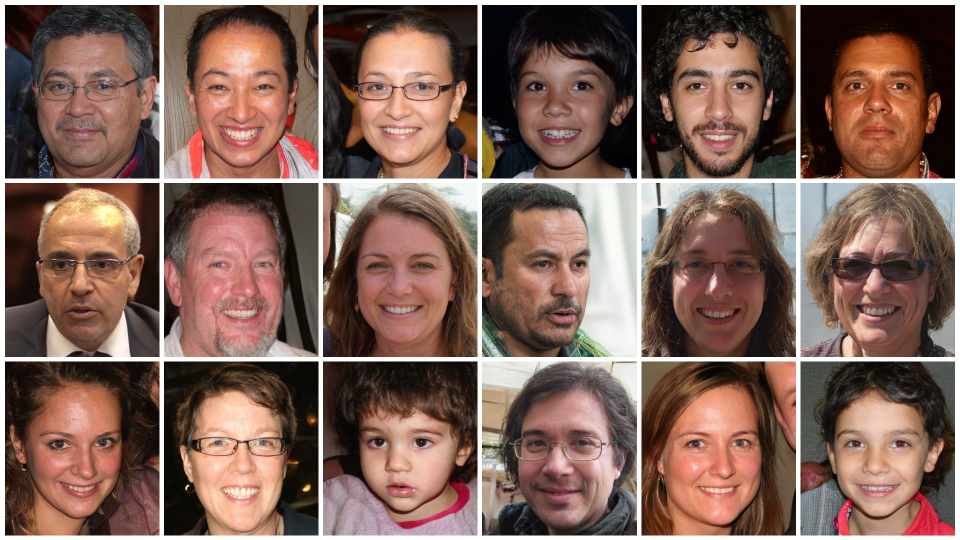
#> input picture Sample images/Mind Grenades - Fake Faces 2.jpg, 1920 x 1080 px (shown at 1/2 size)
$ python identifyFaces.py
#> lines starting #> are read from the running program, lines starting #| are printed output that depends on the picture; after the words box and inside, x2 and y2 are one past the last pixel; in counts of white or black regions, pixels touching at a corner belong together
#> the answer given: Sample images/Mind Grenades - Fake Faces 2.jpg
import os
import cv2
import json
import tkinter as tk
from tkinter import filedialog

def identifyFaces(file_path, display = False):
    #loads the image
#> called with display = True
    try:
        if file_path.lower().endswith(('.png','.jpg','.jpeg')):
            color_img = cv2.imread(file_path)
#> color_img is the input picture: shape (1080, 1920, 3); mean B, G, R 87.7, 98.2, 126.5
        else:
            print("File type not yet supported, sorry :(")
    except Exception as e:
        raise e

    #scales the image
    h = color_img.shape[0] #actual image height
#> h = 1080
    w = color_img.shape[1] #actual image width
#> w = 1920
    if (w/h) > (1280/720): #scale based on width
        color_img = cv2.resize(color_img, (1280, int(1280*h/w)))
    else: #scale based on height
        color_img = cv2.resize(color_img,(int(720*w/h),720))
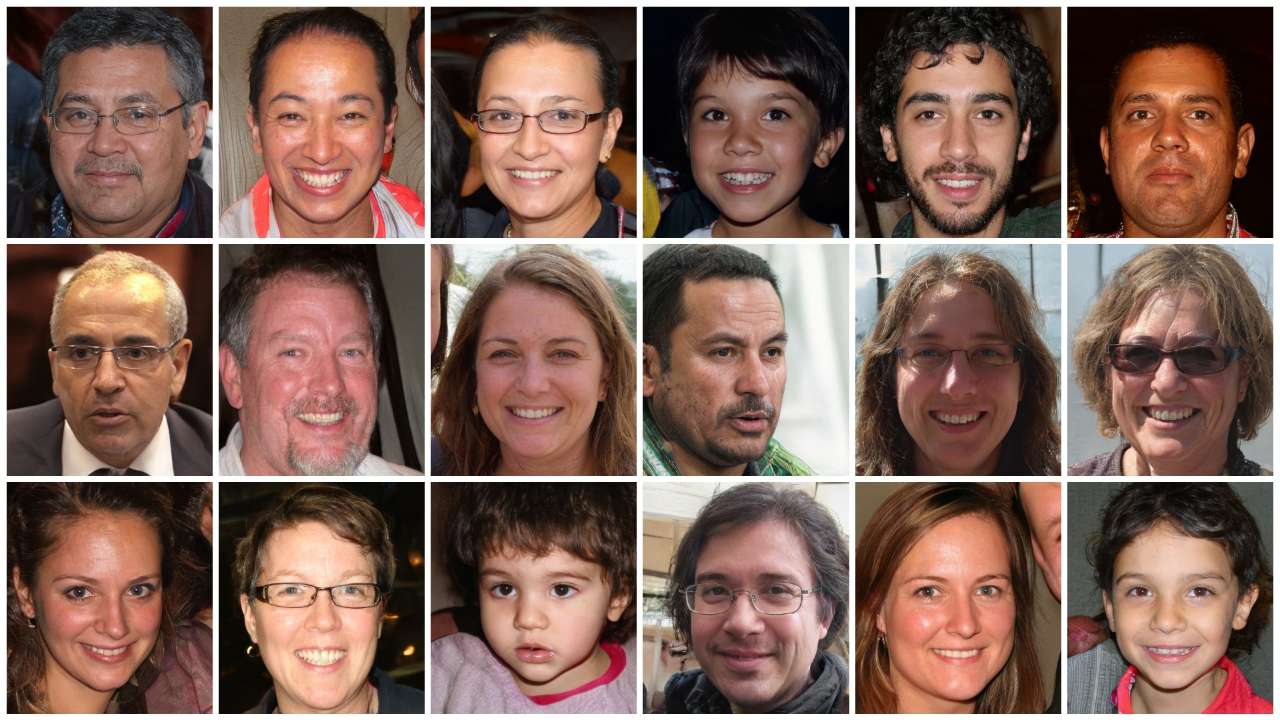
#> color_img: shape (720, 1280, 3); mean B, G, R 87.7, 98.1, 126.5

    #convert to grayscale
    gray_img = cv2.cvtColor(color_img,cv2.COLOR_BGR2GRAY)
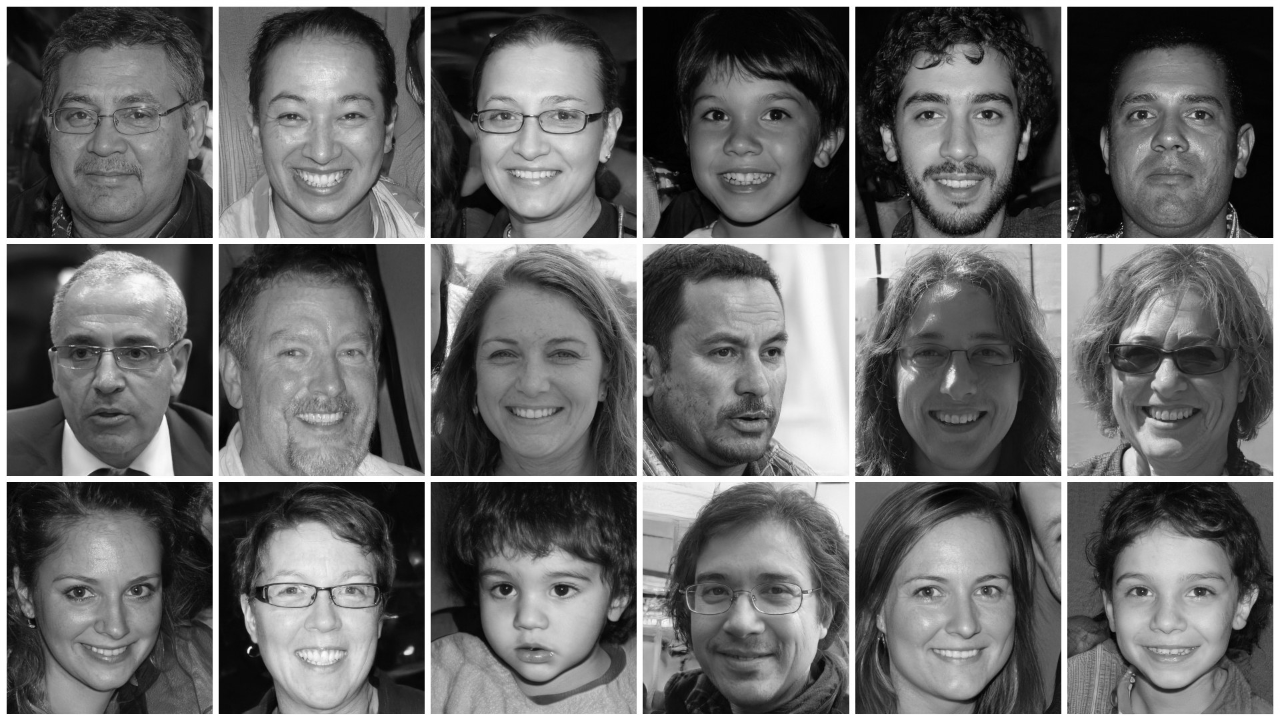
#> gray_img: shape (720, 1280); min 0, max 255, mean 105.4

    #loads Haar cascade and its pretrained face detaction
    cascade = cv2.CascadeClassifier(cv2.data.haarcascades + 'haarcascade_frontalface_alt.xml')
    #detecting...
    faces = cascade.detectMultiScale(gray_img)
#> faces = 18 rows, first 6: [677, 294, 145, 145], [885, 534, 146, 146], [35, 533, 147, 147], [245, 54, 153, 153], [457, 59, 152, 152], [460, 297, 148, 148]

    print('Found {0} face{1} in {2}'.format(len(faces),'s' if len(faces)>1 else '', os.path.basename(file_path)))
#| Found 18 faces in Mind Grenades - Fake Faces 2.jpg

    #to display image with rectangle on faces
    if display:
        #draw the rectangles on faces
        for (x,y,w,h) in faces:
            cv2.rectangle(color_img,(x,y),((x+w),(y+h)),(118,146,0),5)
#> this loop made 18 passes
#> (x, y, w, h) on passes 1 to 12: (677, 294, 145, 145), (885, 534, 146, 146), (35, 533, 147, 147), (245, 54, 153, 153), (457, 59, 152, 152), (460, 297, 148, 148), (242, 533, 157, 157), (458, 531, 149, 149), (1095, 535, 147, 147), (1090, 56, 160, 160), (29, 52, 160, 160), (668, 60, 153, 153)
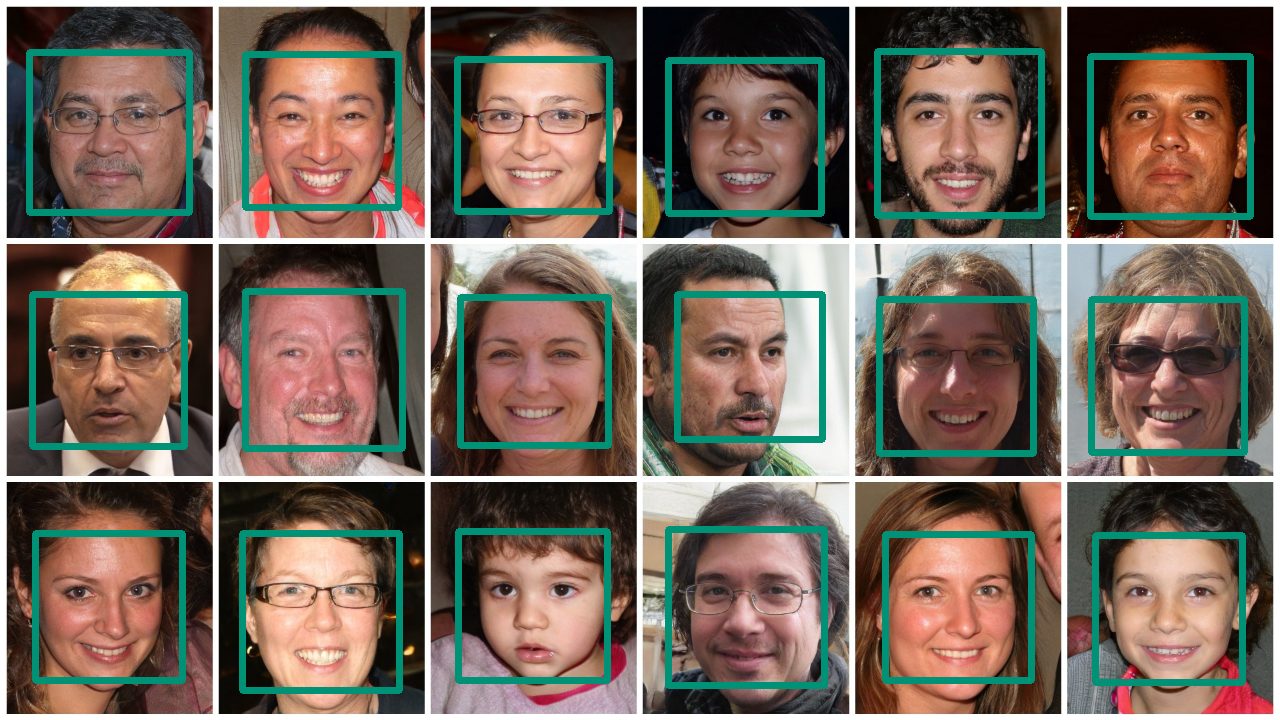
#> color_img: shape (720, 1280, 3); 8.33% of pixels changed, all inside (x1, y1, x2, y2) = (26, 48, 1254, 694)

        #display the image
        cv2.imshow('Facial Detection',color_img)
        cv2.waitKey(0)
        cv2.destroyAllWindows()

    return json.dumps({'NumberOfFaces':len(faces)})

def main():
        #choose file input
        root = tk.Tk()
        root.withdraw() #hides the tk window
        img_path = filedialog.askopenfilename(initialdir = './photos',
        title = 'Choose an image',
        filetypes = (('JPEG','*.jpg;*.jpeg'),
        ('PNG','*.png'),
        ('all files','*.*')))

        output = identifyFaces(img_path,True)
#> output = '{"NumberOfFaces": 18}'
        #make JSON file path
        json_path = ('').join(img_path.split('.')[:-1]) + '.json'
        answer = input('Save result to {}? yes/no: '.format(os.path.basename(json_path)))
#> the answer given: out.png
        if answer.lower() in ('y','yes'):
            filehandle= open(json_path, 'w')
            filehandle.write(output)
            filehandle.close()
            print('Saved result to {}!'.format(os.path.basename(json_path)) )

if __name__ == "__main__": main()

$ run again, on Sample images/ai1.jpg
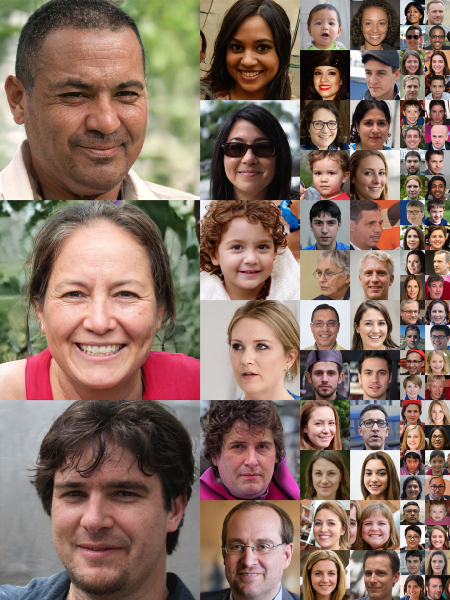
#> input picture Sample images/ai1.jpg, 900 x 1200 px (shown at 1/2 size)
#> in identifyFaces, color_img is the input picture: shape (1200, 900, 3); mean B, G, R 100.2, 112.5, 136.7
#> in identifyFaces, `gray_img = cv2.cvtColor(color_img,cv2.COLOR_BGR2GRAY)`:
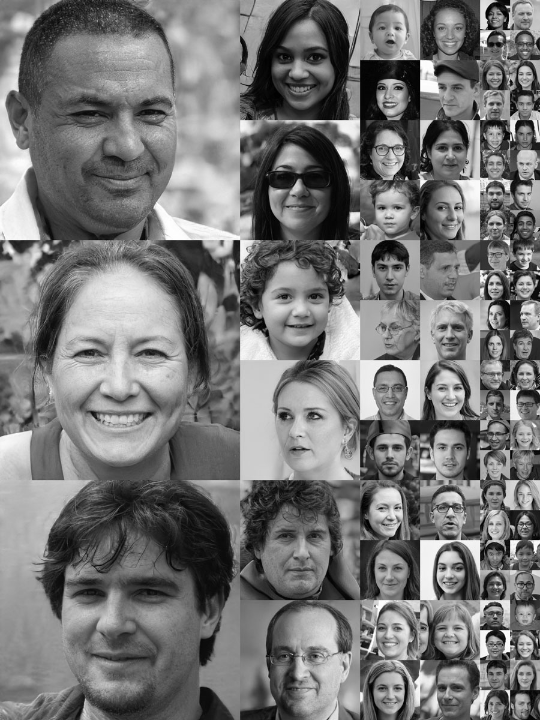
#> gray_img: shape (720, 540); min 0, max 255, mean 118.3
#> faces = 75 rows, first 6: [484, 6, 21, 21], [514, 5, 23, 23], [515, 36, 21, 21], [484, 66, 22, 22], [514, 65, 23, 23], [484, 96, 22, 22]
#| Found 75 faces in ai1.jpg
#> the loop in identifyFaces, `for (x,y,w,h) in faces:` made 75 passes
#> after the loop in identifyFaces, `for (x,y,w,h) in faces:`:
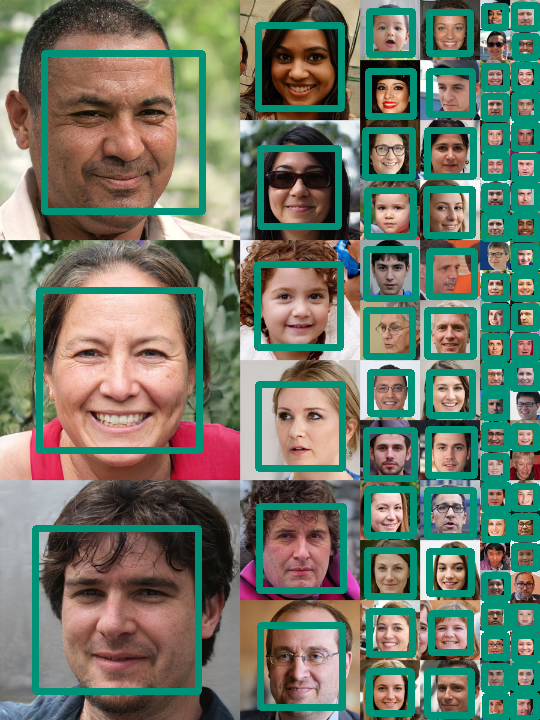
#> color_img: shape (720, 540, 3); mean B, G, R 105.7, 121.9, 111
#> output = '{"NumberOfFaces": 75}'
